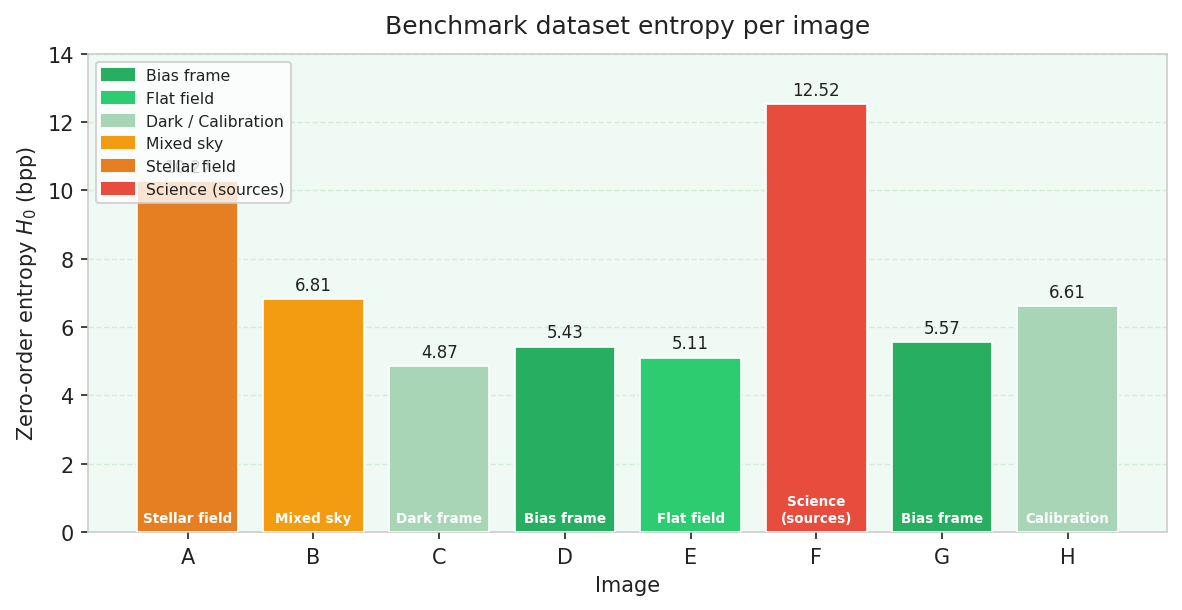

Generate this figure with Python:
import matplotlib.pyplot as plt
import numpy as np

images = ['A', 'B', 'C', 'D', 'E', 'F', 'G', 'H']
h0     = [10.27, 6.81, 4.87, 5.43, 5.11, 12.52, 5.57, 6.61]
types  = ['Stellar field', 'Mixed sky', 'Dark frame', 'Bias frame',
          'Flat field', 'Science\n(sources)', 'Bias frame', 'Calibration']

type_colors = {
    'Bias frame':      '#27ae60',
    'Flat field':      '#2ecc71',
    'Dark frame':      '#a8d5b5',
    'Calibration':     '#a8d5b5',
    'Mixed sky':       '#f39c12',
    'Stellar field':   '#e67e22',
    'Science\n(sources)': '#e74c3c',
}

colors = [type_colors[t] for t in types]

GREEN_BG  = '#f0faf4'
TEXT_DARK = '#222222'
TEXT_GRAY = '#666666'

fig, ax = plt.subplots(figsize=(8, 4.2))
fig.patch.set_facecolor('white')
ax.set_facecolor(GREEN_BG)

bars = ax.bar(images, h0, color=colors, edgecolor='white', linewidth=0.8, zorder=3)

for bar, val in zip(bars, h0):
    ax.text(bar.get_x() + bar.get_width() / 2, bar.get_height() + 0.15,
            f'{val:.2f}', ha='center', va='bottom', fontsize=8, color=TEXT_DARK)

for i, (bar, t) in enumerate(zip(bars, types)):
    ax.text(bar.get_x() + bar.get_width() / 2, 0.2,
            t, ha='center', va='bottom', fontsize=6.5, color='white',
            fontweight='bold', linespacing=1.3)

ax.set_xlabel('Image', fontsize=10, color=TEXT_DARK)
ax.set_ylabel('Zero-order entropy $H_0$ (bpp)', fontsize=10, color=TEXT_DARK)
ax.set_title('Benchmark dataset entropy per image', fontsize=12, color=TEXT_DARK, pad=10)
ax.set_ylim(0, 14)
ax.tick_params(colors=TEXT_DARK)
for spine in ax.spines.values():
    spine.set_edgecolor('#cccccc')
ax.grid(True, axis='y', color='#d4edd9', linewidth=0.7, linestyle='--', zorder=0)

# Legend
from matplotlib.patches import Patch
legend_items = [
    Patch(color='#27ae60',   label='Bias frame'),
    Patch(color='#2ecc71',   label='Flat field'),
    Patch(color='#a8d5b5',   label='Dark / Calibration'),
    Patch(color='#f39c12',   label='Mixed sky'),
    Patch(color='#e67e22',   label='Stellar field'),
    Patch(color='#e74c3c',   label='Science (sources)'),
]
ax.legend(handles=legend_items, fontsize=7.5, facecolor='white',
          edgecolor='#cccccc', labelcolor=TEXT_DARK, loc='upper left')

plt.tight_layout()
plt.savefig('/home/alof/Desktop/TAI/TAI-Project2/plots/entropy_plot.png',
            dpi=150, bbox_inches='tight', facecolor='white')
print("saved")
